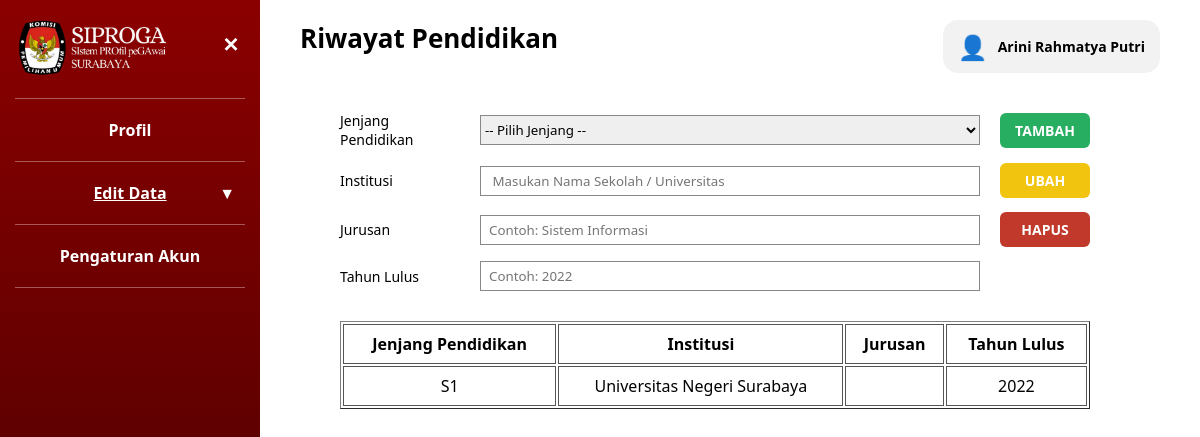
/pegawai/Edit_Riwayat_Pendidikan_User.php (signed in), run on the app's committed database.
### tables this page shows
CREATE TABLE `pegawai` (
  `nip` char(18) NOT NULL,
  `nama_pegawai` varchar(250) NOT NULL,
  `tempat_lahir` varchar(100) NOT NULL,
  `tanggal_lahir` date NOT NULL,
  `alamat` varchar(100) NOT NULL,
  `tmt_cpns` date DEFAULT NULL,
  `tmt_pns` date DEFAULT NULL,
  `no_telp` varchar(15) NOT NULL,
  `created_at` timestamp NOT NULL DEFAULT CURRENT_TIMESTAMP,
  `updated_at` timestamp NOT NULL DEFAULT CURRENT_TIMESTAMP ON UPDATE CURRENT_TIMESTAMP,
  `id_jenis_kelamin` int UNSIGNED NOT NULL,
  `id_agama` int UNSIGNED NOT NULL,
  `id_status_perkawinan` int UNSIGNED NOT NULL,
  `id_gol` int UNSIGNED NOT NULL,
  `id_unit_kerja` int UNSIGNED NOT NULL,
  `foto` varchar(50) NOT NULL,
  `tipe_karyawan` varchar(10) NOT NULL,
  `instansi` varchar(50) NOT NULL
);

CREATE TABLE `riwayat_pendidikan` (
  `id_riwayat_pend` int UNSIGNED NOT NULL,
  `nip` char(18) NOT NULL,
  `id_jenjang_pend` int UNSIGNED NOT NULL,
  `institusi` varchar(100) NOT NULL,
  `tahun_lulus` year NOT NULL,
  `jurusan` varchar(100) DEFAULT NULL
);

CREATE TABLE `master_jenjang_pend` (
  `id_jenjang_pend` int UNSIGNED NOT NULL,
  `jenjang_pend` varchar(100) NOT NULL,
  `keterangan` varchar(100) DEFAULT NULL
);

### pegawai/Edit_Riwayat_Pendidikan_User.php (the view, shortened to what this page needs)
<?php
include '../config/koneksi.php';
$nip = $_SESSION['nip'];
$query = mysqli_query($conn,"SELECT * FROM pegawai WHERE nip='$nip'");
$data = mysqli_fetch_assoc($query);
?>
<!DOCTYPE html>
<html lang="id">
<head>
    <link rel="stylesheet" href="../assets/style_edit.css">
    <link rel="stylesheet" href="../assets/style_tab.css">
</head>
<body class="role-user">
<aside class="sidebar-edit">
    <div class="logo_siproga">
      <img src="../auth/Logo_Siproga.png">
      <button class="tombol-menu" id="tombolMenu">✕</button>
    </div>
      <hr class="garis-menu" />
      <a href="Identitas_User.php" class="item-menu">Profil</a>
      <hr class="garis-menu" />
      <div class="item-menu aktif" id="menuEditData">
        Edit Data
        <span class="panah-menu" id="panahEditData">▼</span>
    </div>
    <hr class="garis-menu" />
    <a href="Pengaturan_Akun_User.php" class="item-menu">Pengaturan Akun</a>
      <hr class="garis-menu" />
    </aside>
<main class="konten">
    <h2>Riwayat Pendidikan</h2>
    <div class="user-profile" id="userProfile">
        <div class="user-info">
            <div class="user-icon">👤</div>
            <div class="user-text">
            <div class="user-name">
            <?= $data['nama_pegawai'] ?>
            </div>
            </div>
        </div>
      </div>
      <div class="bagian-identitas">
        <div class="form-edit">
        <form method="POST" id="formUpload">
        <div class="baris-form" style="grid-template-columns:120px 500px 120px;">
            <label>Jenjang Pendidikan</label>
            <select name="id_jenjang_pend" style="height:30px; border:1px solid #888;">
                <option value="">-- Pilih Jenjang --</option>
            </select>
            <button type="button" onclick="klikTambah()" class="tombol-tambah btn-kecil">
                TAMBAH
            </button>
        </div>
        <div class="baris-form" style="grid-template-columns:120px 500px 120px;">
            <label>Institusi</label>
            <input type="text" name="institusi" placeholder=" Masukan Nama Sekolah / Universitas">
            <button type="button" onclick="klikUbahBeda('id_riwayat_pend')" class="tombol-ubah btn-kecil">
                UBAH
            </button>
        </div>
        <div class="baris-form" style="grid-template-columns:120px 500px 120px;">
            <label>Jurusan</label>
            <input type="text" name="jurusan" placeholder="Contoh: Sistem Informasi">
            <button type="button" onclick="klikHapus('id_riwayat_pend')" class="tombol-hapus btn-kecil">
              HAPUS
            </button>
          </div>
        <div class="baris-form" style="grid-template-columns:120px 500px 120px;">
            <label>Tahun Lulus</label>
            <input type="number" name="tahun_lulus" placeholder="Contoh: 2022">
        </div>
          <table class="tabel-riwayat" border="1" cellpadding="5">
          <thead>
          <tr>
          <th>Jenjang Pendidikan</th>
          <th>Institusi</th>
          <th>Jurusan</th>
          <th>Tahun Lulus</th>
          </tr>
          </thead>
          <tbody>
          <?php
          $data = mysqli_query($conn,"
          SELECT rp.*, mj.jenjang_pend
          FROM riwayat_pendidikan rp
          JOIN master_jenjang_pend mj
          ON rp.id_jenjang_pend = mj.id_jenjang_pend
          WHERE rp.nip='$nip'
          ORDER BY rp.tahun_lulus DESC
          ");
          while($row = mysqli_fetch_assoc($data)){
          echo "<tr onclick=\"pilihData('".$row['id_riwayat_pend']."','".$row['id_jenjang_pend']."','".$row['institusi']."','".$row['jurusan']."','".$row['tahun_lulus']."')\">
          <td>".$row['jenjang_pend']."</td>
          <td>".$row['institusi']."</td>
          <td>".$row['jurusan']."</td>
          <td>".$row['tahun_lulus']."</td>
          </tr>";
          }
          ?>
          </tbody>
          </table>
</main>
</body>
</html>

### assets/style_edit.css (style rules this page uses)
.sidebar-edit { width: 260px; background: linear-gradient(to bottom, #8b0000, #3b0000); color: #fff; padding: 20px 15px; min-height: 100vh; }
.form-edit { max-width: 1000px; margin-top: 30px; }
.sidebar-edit .item-menu { display: block; padding: 8px 5px; font-weight: bold; text-align: center; cursor: pointer; color: #fff !important; text-decoration: none; }
.bagian-identitas { display: flex; align-items: flex-start; justify-content:center; gap: 60px; margin-top: 20px; }
.sidebar-edit .item-menu.aktif { text-decoration: underline; }
.tabel-riwayat tr { cursor:pointer; }
.tabel-riwayat { width:800px; margin-top:30px; }

### assets/style_tab.css (style rules this page uses)
* { box-sizing: border-box; font-family: "Segoe UI", Tahoma, sans-serif; }
body { margin: 0; min-height: 100vh; display: flex; background: #ffffff; }
.tombol-menu { background: none; border: none; color: #fff; font-size: 22px; cursor: pointer; font-weight: bold;font-weight: bold; }
.garis-menu { border: none; border-top: 1px solid rgba(255,255,255,0.35); margin: 12px 0; }
.item-menu { display: block; padding: 8px 5px; cursor: pointer; font-weight: bold; text-align: center; position: relative; }
.item-menu.aktif { text-decoration: underline; }
.panah-menu { position: absolute; right: 10px; top: 50%; transform: translateY(-50%); }
.konten { flex: 1; padding: 20px 40px 30px; position: relative; }
.konten h2 { margin: 0 0 25px; font-size: 26px; }
.baris-form { display: grid; grid-template-columns: 240px 1fr; align-items: center; margin-bottom: 14px; column-gap: 20px; }
.baris-form label { font-size: 14px; }
.baris-form input, .baris-form textarea { height: 30px; border: 1px solid #888; padding: 4px 8px; width: 100%; box-sizing: border-box; font-family: inherit; }
.tombol-ubah { background: #f1c40f; color: #fff; border: none; padding: 8px 22px; border-radius: 5px; font-weight: bold; cursor: pointer; }
.tombol-hapus { background: #c0392b; color: #fff; border: none; padding: 8px 22px; border-radius: 5px; font-weight: bold; cursor: pointer; text-decoration: none; }
.tombol-tambah { background: #27ae60; color: #fff; border: none; padding: 8px 22px; border-radius: 5px; font-weight: bold; cursor: pointer; }
.tabel-riwayat { width: 750px; max-width: 100%; margin-top: 30px; }
.tabel-riwayat th, .tabel-riwayat td { border: 0.8px solid #555; padding: 8px; text-align: center; }
.btn-kecil { width: 90px; padding: 8px 0; font-size: 14px; border-radius: 6px; }
.user-profile { position: absolute; top: 20px; right: 40px; cursor: pointer; z-index: 9999; }
.user-info { display: flex; align-items: center; gap: 10px; background: #f2f2f2; padding: 10px 15px; border-radius: 15px; }
.user-icon { font-size: 24px; }
.user-name { font-weight: bold; font-size: 14px; }
.logo_siproga { display: flex; align-items: flex-start; position: relative; }
.logo_siproga img { width: 170px; height: auto; padding-right: 12px; display: block; margin-bottom: 10px; }
.tombol-menu { font-size: 20px; background: none; border: none; color: white; cursor: pointer; position: absolute; right: 0px; top: 10px; }

### pegawai/Edit_Riwayat_Pendidikan_User.php (style rules this page uses)
.tabel-riwayat { width:750px; margin-top:30px; }

### pegawai/Notifikasi_Logout.php (style rules this page uses)
.user-profile { position: absolute; top: 20px; right: 40px; cursor: pointer; z-index: 9999; }
.user-info { display: flex; align-items: center; gap: 10px; background: #f2f2f2; padding: 10px 15px; border-radius: 15px; }
.user-icon { font-size: 24px; }
.user-name { font-weight: bold; font-size: 14px; }

### data on the page
pegawai: nama_pegawai "Arini Rahmatya Putri"
riwayat_pendidikan: id_jenjang_pend.jenjang_pend "S1", institusi "Universitas Negeri Surabaya", tahun_lulus "2022"
